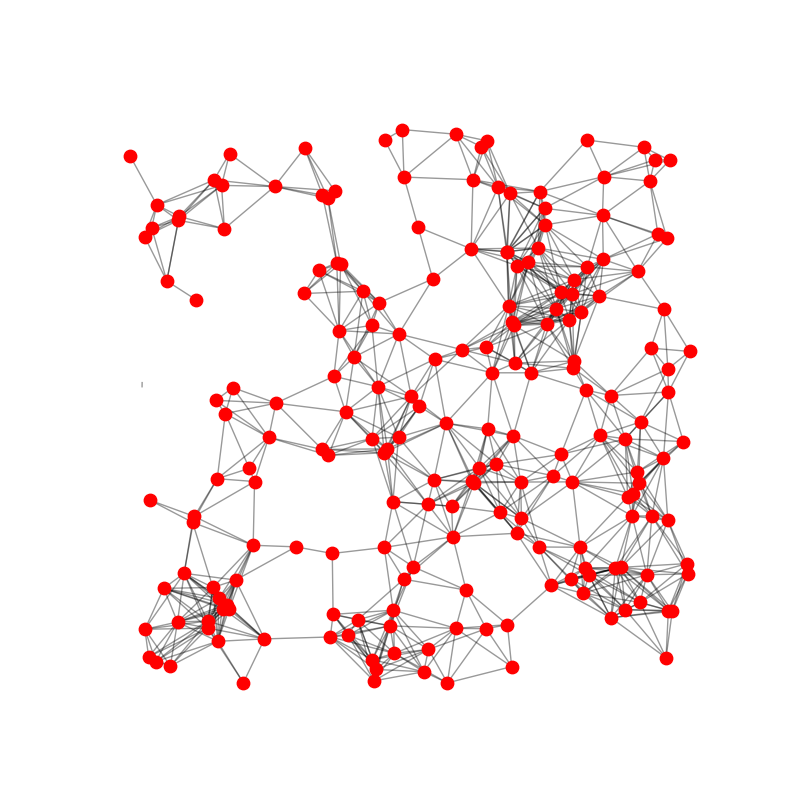

Generate this figure with Python:
import networkx as nx
import matplotlib.pyplot as plt

G=nx.random_geometric_graph(200,0.125)
# position is stored as node attribute data for random_geometric_graph
pos=nx.get_node_attributes(G,'pos')

# find node near center (0.5,0.5)
dmin=1
ncenter=0
for n in pos:
    x,y=pos[n]
    d=(x-0.5)**2+(y-0.5)**2
    if d<dmin:
        ncenter=n
        dmin=d

# color by path length from node near center
p=nx.single_source_shortest_path_length(G,ncenter)

plt.figure(figsize=(8,8))
nx.draw_networkx_edges(G,pos,nodelist=[ncenter],alpha=0.4)
nx.draw_networkx_nodes(G,pos,nodelist=p.keys(),
                       node_size=80,
                       cmap=plt.cm.Reds_r)

plt.xlim(-0.05,1.05)
plt.ylim(-0.05,1.05)
plt.axis('off')
plt.show()
